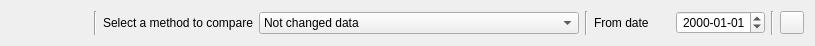
                 <widget class="QWidget" name="scrollAreaWidgetContents_2">
                  <property name="geometry">
                   <rect>
                    <x>0</x>
                    <y>0</y>
                    <width>815</width>
                    <height>46</height>
                   </rect>
                  </property>
                  <layout class="QHBoxLayout" name="horizontalLayout_41">
                   <item>
                    <layout class="QHBoxLayout" name="horizontalLayout_25">
                     <item>
                      <widget class="wdgProductSelector" name="pseCompare" native="true"/>
                     </item>
                     <item>
                      <widget class="Line" name="line_3">
                       <property name="orientation">
                        <enum>Qt::Vertical</enum>
                       </property>
                      </widget>
                     </item>
                     <item>
                      <widget class="QLabel" name="label_2">
                       <property name="text">
                        <string>Select a method to compare</string>
                       </property>
                      </widget>
                     </item>
                     <item>
                      <widget class="QComboBox" name="cmbCompareTypes">
                       <property name="sizeAdjustPolicy">
                        <enum>QComboBox::AdjustToContents</enum>
                       </property>
                       <item>
                        <property name="text">
                         <string>Not changed data</string>
                        </property>
                        <property name="icon">
                         <iconset resource="../images/xulpymoney.qrc">
                          <normaloff>:/xulpymoney/eye.png</normaloff>:/xulpymoney/eye.png</iconset>
                        </property>
                       </item>
                       <item>
                        <property name="text">
                         <string>Scattering product prices</string>
                        </property>
                        <property name="icon">
                         <iconset resource="../images/xulpymoney.qrc">
                          <normaloff>:/xulpymoney/eye_red.png</normaloff>:/xulpymoney/eye_red.png</iconset>
                        </property>
                       </item>
                       <item>
                        <property name="text">
                         <string>Controling percentage evolution</string>
                        </property>
                        <property name="icon">
                         <iconset resource="../images/xulpymoney.qrc">
                          <normaloff>:/xulpymoney/eye.png</normaloff>:/xulpymoney/eye.png</iconset>
                        </property>
                       </item>
                       <item>
                        <property name="text">
                         <string>Controlling percentage evolution. Leveraged reduced</string>
                        </property>
                        <property name="icon">
                         <iconset resource="../images/xulpymoney.qrc">
                          <normaloff>:/xulpymoney/eye_red.png</normaloff>:/xulpymoney/eye_red.png</iconset>
                        </property>
                       </item>
                      </widget>
                     </item>
                     <item>
                      <widget class="Line" name="line">
                       <property name="orientation">
                        <enum>Qt::Vertical</enum>
                       </property>
                      </widget>
                     </item>
                     <item>
                      <widget class="QLabel" name="label_7">
                       <property name="text">
                        <string>From date</string>
                       </property>
                      </widget>
                     </item>
                     <item>
                      <widget class="QDateEdit" name="deCompare">
                       <property name="alignment">
                        <set>Qt::AlignRight|Qt::AlignTrailing|Qt::AlignVCenter</set>
                       </property>
                       <property name="displayFormat">
                        <string>yyyy-MM-dd</string>
                       </property>
                      </widget>
                     </item>
                     <item>
                      <widget class="Line" name="line_2">
                       <property name="orientation">
                        <enum>Qt::Vertical</enum>
                       </property>
                      </widget>
                     </item>
                     <item>
                      <widget class="QToolButton" name="cmdComparationData">
                       <property name="toolTip">
                        <string>Shows comparation data</string>
                       </property>
                       <property name="text">
                        <string/>
                       </property>
                       <property name="icon">
                        <iconset resource="../images/xulpymoney.qrc">
                         <normaloff>:/xulpymoney/compare.png</normaloff>:/xulpymoney/compare.png</iconset>
                       </property>
                      </widget>
                     </item>
                    </layout>
                   </item>
                  </layout>
                 </widget>
